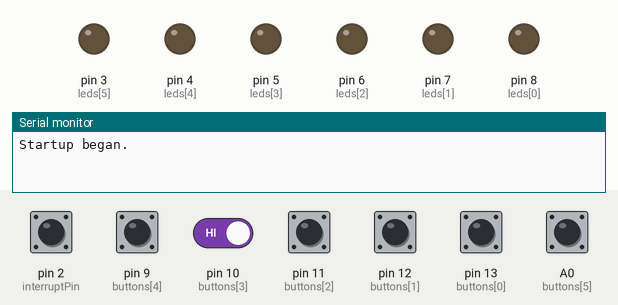
Simulated run of this sketch. Board: Arduino Uno, built with avr-gcc and run on an emulated ATmega328P. On the bench: output pins drawn as LEDs (lit = HIGH), the last lines printed to the serial monitor. The test bench sets the inputs (shaded band); at power-on: pin 2 (interruptPin), pin 9 (buttons[4]), pin 10 (buttons[3]), pin 11 (buttons[2]), pin 12 (buttons[1]), pin 13 (buttons[0]) HIGH, A0 (buttons[5]) LOW.

Above: at 1.2 s.
1.3 s: pin 2 (interruptPin) pulled LOW for 0.15 s
At 1.37 s:
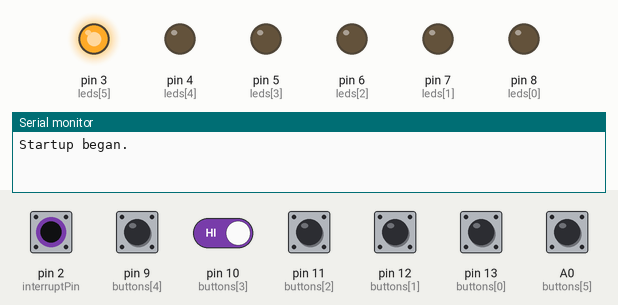
2.9 s: pin 9 (buttons[4]) pulled LOW for 0.15 s
4.5 s: pin 2 (interruptPin) driven LOW and pin 10 (buttons[3]) driven LOW
At 5.4 s:
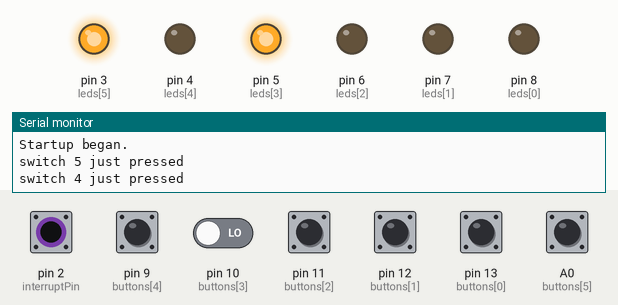
6.0 s: pin 11 (buttons[2]) pulled LOW for 0.15 s
At 6.4 s:
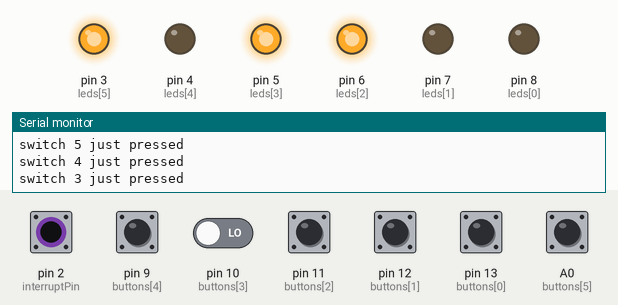
7.6 s: pin 12 (buttons[1]) pulled LOW for 0.15 s
At 8.6 s:
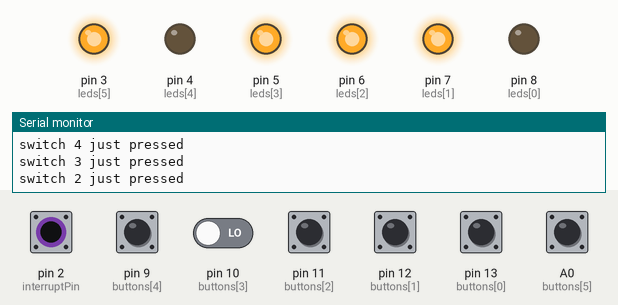
9.2 s: pin 13 (buttons[0]) pulled LOW for 0.15 s
At 10.1 s:
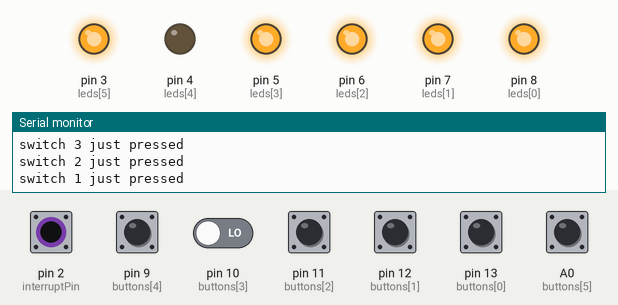
Timing chart, 0 to 11.8 s (numbered marks = the images above; inputs shaded):
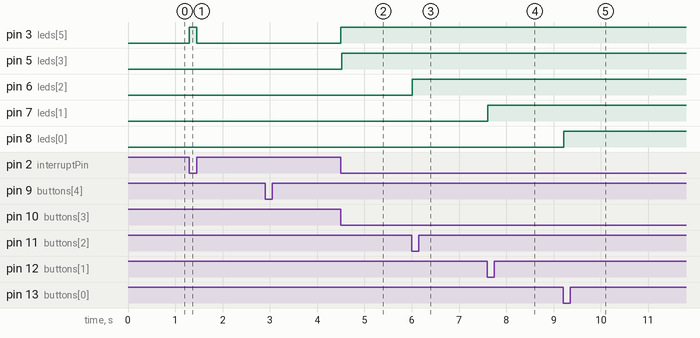

Measured:
- after the input at 1.3 s, pin 3 (leds[5]): LOW → HIGH at once, → LOW 0.15 s later
- after the input at 4.5 s, pin 3 (leds[5]), pin 5 (leds[3]): LOW → HIGH at once
- after the input at 6.0 s, pin 6 (leds[2]): LOW → HIGH at once
- after the input at 7.6 s, pin 7 (leds[1]): LOW → HIGH at once
- after the input at 9.2 s, pin 8 (leds[0]): LOW → HIGH at once

The sketch:

Habit_Tracker.ino
```cpp
#define interruptPin 2 //Pin we are going to use to wake up the Arduino

#define DEBOUNCE 10  // how many ms to debounce, 5+ ms is usually plenty

//define the buttons that we'll use.
byte buttons[] = {13, 12, 11, 10, 9, A0};

byte leds[] = {8, 7, 6, 5, 4, 3};

bool complete = false;
int animDelay = 100;

//determine how big the array up above is, by checking the size
#define NUMBUTTONS sizeof(buttons)

//track if a button is just pressed, just released, or 'currently pressed'
byte pressed[NUMBUTTONS], justpressed[NUMBUTTONS], justreleased[NUMBUTTONS];
byte previous_keystate[NUMBUTTONS], current_keystate[NUMBUTTONS];

void setup() {
  Serial.begin(115200);//Start Serial Comunication
  Serial.println("Startup began.");
  pinMode(interruptPin, INPUT_PULLUP); //Set pin d2 to input using the buildin pullup resistor
  // Make input & enable pull-up resistors on switch pins
  for (byte i = 0; i < 5; i++) {
    pinMode(buttons[i], INPUT_PULLUP);
  }
  for (byte i = 0; i < 6; i++) {
    pinMode(leds[i], OUTPUT);
    //digitalWrite(leds[i], HIGH);
  }
  digitalWrite(leds[5], HIGH);
  //goToSleep();
}

void loop() {
  if (complete)
  {
    for (byte i = 0; i < 5; i++) {
      toggleLED(leds[i]);
      delay(animDelay);
    }
    toggleLED(leds[5]);
  }
  else
  {
    byte thisSwitch = thisSwitch_justPressed();
    switch (thisSwitch)
    {
      case 0:
        Serial.println("switch 1 just pressed");
        toggleLED(leds[thisSwitch]);
        break;
      case 1:
        Serial.println("switch 2 just pressed");
        toggleLED(leds[thisSwitch]);
        break;
      case 2:
        Serial.println("switch 3 just pressed");
        toggleLED(leds[thisSwitch]);
        break;
      case 3:
        Serial.println("switch 4 just pressed");
        toggleLED(leds[thisSwitch]);
        break;
      case 4:
        Serial.println("switch 5 just pressed");
        toggleLED(leds[thisSwitch]);
        break;
      default:
        break;
    }
  }
  if (digitalRead(interruptPin) == HIGH)
  {
    for (byte i = 0; i < 6; i++) {
      digitalWrite(leds[i], LOW);
      complete = false;
    }
  }
  else {
    if (complete) {
      return;
    }
    digitalWrite(leds[5], HIGH);
  }

  checkComplete();
}

void checkComplete()
{
  if (complete) {
    return;
  }
  int completedHabits = 0;
  for (byte i = 0; i < 5; i++) {
    if (digitalRead(leds[i]) == HIGH) {
      completedHabits++;
    }
  }
  if (completedHabits >= 5) {
    complete = true;
    for (byte i = 0; i < 6; i++) {
      digitalWrite(leds[i], LOW);
    }
  }
}


void toggleLED(byte ledPin)
{
  if (digitalRead(ledPin) == LOW)
  {
    digitalWrite(ledPin, HIGH);
  }
  else
  {
    digitalWrite(ledPin, LOW);
  }
}


void check_switches()
{
  static byte previousstate[NUMBUTTONS];
  static byte currentstate[NUMBUTTONS];
  static long lasttime;
  byte index;
  if (millis() < lasttime) {
    // we wrapped around, lets just try again
    lasttime = millis();
  }
  if ((lasttime + DEBOUNCE) > millis()) {
    // not enough time has passed to debounce
    return;
  }
  // ok we have waited DEBOUNCE milliseconds, lets reset the timer
  lasttime = millis();
  for (index = 0; index < NUMBUTTONS; index++) {
    justpressed[index] = 0;       //when we start, we clear out the "just" indicators
    justreleased[index] = 0;
    currentstate[index] = digitalRead(buttons[index]);   //read the button
    if (currentstate[index] == previousstate[index]) {
      if ((pressed[index] == LOW) && (currentstate[index] == LOW)) {
        // just pressed
        justpressed[index] = 1;
      }
      else if ((pressed[index] == HIGH) && (currentstate[index] == HIGH)) {
        justreleased[index] = 1; // just released
      }
      pressed[index] = !currentstate[index];  //remember, digital HIGH means NOT pressed
    }
    previousstate[index] = currentstate[index]; //keep a running tally of the buttons
  }
}

byte thisSwitch_justPressed() {
  byte thisSwitch = 255;
  check_switches();  //check the switches &amp; get the current state
  for (byte i = 0; i < NUMBUTTONS; i++) {
    current_keystate[i] = justpressed[i];
    if (current_keystate[i] != previous_keystate[i]) {
      if (current_keystate[i]) thisSwitch = i;
    }
    previous_keystate[i] = current_keystate[i];
  }
  return thisSwitch;
}
```
